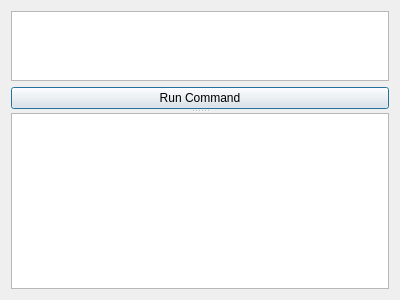
<?xml version="1.0" encoding="UTF-8"?>
<ui version="4.0">
 <class>ConsoleWindow</class>
 <widget class="QDialog" name="ConsoleWindow">
  <property name="geometry">
   <rect>
    <x>0</x>
    <y>0</y>
    <width>400</width>
    <height>300</height>
   </rect>
  </property>
  <property name="windowTitle">
   <string>Dialog</string>
  </property>
  <layout class="QVBoxLayout" name="verticalLayout">
   <item>
    <widget class="QSplitter" name="splitter">
     <property name="orientation">
      <enum>Qt::Vertical</enum>
     </property>
     <widget class="QWidget" name="widget" native="true">
      <property name="sizePolicy">
       <sizepolicy hsizetype="Expanding" vsizetype="Expanding">
        <horstretch>0</horstretch>
        <verstretch>20</verstretch>
       </sizepolicy>
      </property>
      <layout class="QVBoxLayout" name="verticalLayout_2">
       <item>
        <widget class="QTextEdit" name="textEdit"/>
       </item>
       <item>
        <widget class="QPushButton" name="runCommanButton">
         <property name="sizePolicy">
          <sizepolicy hsizetype="Minimum" vsizetype="Maximum">
           <horstretch>0</horstretch>
           <verstretch>0</verstretch>
          </sizepolicy>
         </property>
         <property name="text">
          <string>Run Command</string>
         </property>
        </widget>
       </item>
      </layout>
     </widget>
     <widget class="QPlainTextEdit" name="plainTextEdit"/>
    </widget>
   </item>
  </layout>
 </widget>
 <resources/>
 <connections/>
</ui>
